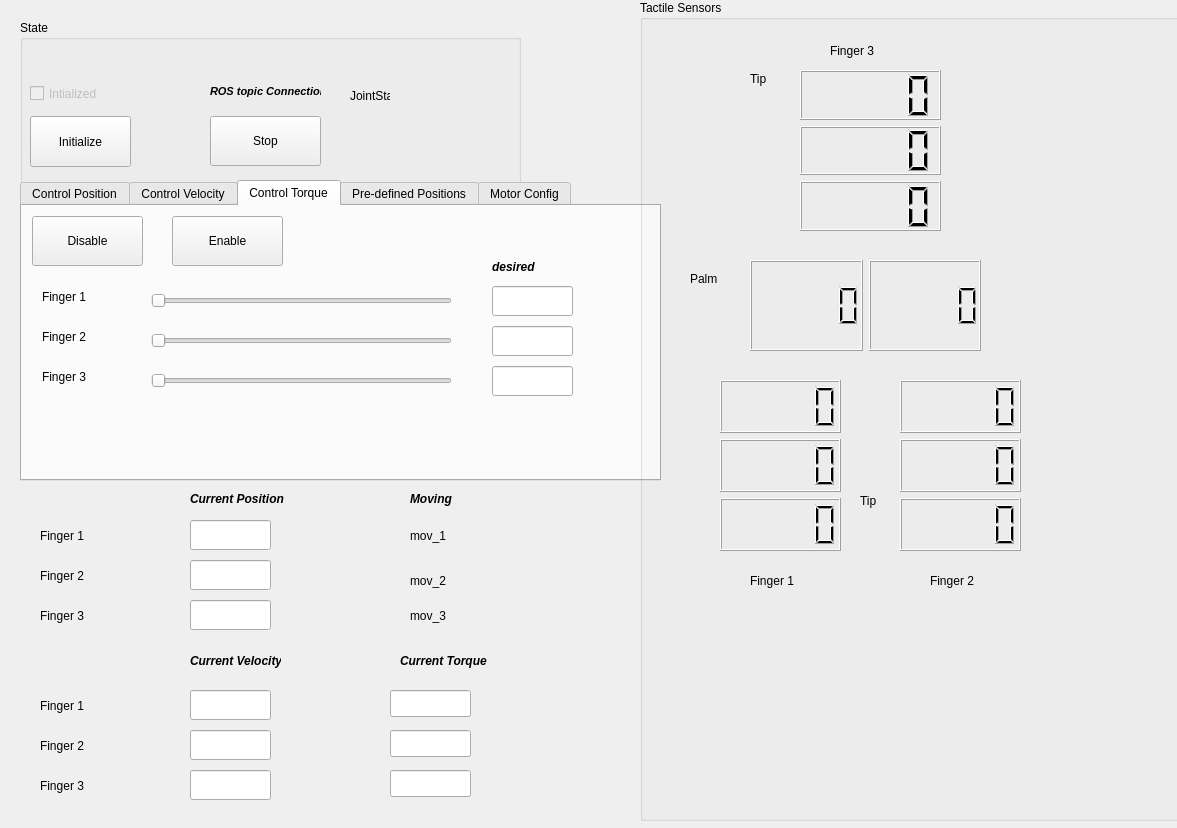
<?xml version="1.0" encoding="UTF-8"?>
<ui version="4.0">
 <class>BHandQWidget</class>
 <widget class="QWidget" name="BHandQWidget">
  <property name="geometry">
   <rect>
    <x>0</x>
    <y>0</y>
    <width>1177</width>
    <height>828</height>
   </rect>
  </property>
  <property name="windowTitle">
   <string/>
  </property>
  <widget class="QGroupBox" name="groupBox">
   <property name="geometry">
    <rect>
     <x>20</x>
     <y>20</y>
     <width>501</width>
     <height>201</height>
    </rect>
   </property>
   <property name="title">
    <string>State</string>
   </property>
   <property name="flat">
    <bool>false</bool>
   </property>
   <widget class="QCheckBox" name="checkBox_hand_initialized">
    <property name="enabled">
     <bool>false</bool>
    </property>
    <property name="geometry">
     <rect>
      <x>10</x>
      <y>60</y>
      <width>111</width>
      <height>27</height>
     </rect>
    </property>
    <property name="text">
     <string>Intialized</string>
    </property>
    <property name="checkable">
     <bool>true</bool>
    </property>
   </widget>
   <widget class="QPushButton" name="pushButtonStart">
    <property name="geometry">
     <rect>
      <x>10</x>
      <y>96</y>
      <width>101</width>
      <height>51</height>
     </rect>
    </property>
    <property name="text">
     <string>Initialize</string>
    </property>
   </widget>
   <widget class="QLabel" name="label_16">
    <property name="geometry">
     <rect>
      <x>190</x>
      <y>60</y>
      <width>111</width>
      <height>22</height>
     </rect>
    </property>
    <property name="font">
     <font>
      <pointsize>8</pointsize>
      <weight>75</weight>
      <italic>true</italic>
      <bold>true</bold>
     </font>
    </property>
    <property name="text">
     <string>ROS topic Connection</string>
    </property>
   </widget>
   <widget class="QLabel" name="qlabel_jointstate_connection">
    <property name="geometry">
     <rect>
      <x>330</x>
      <y>60</y>
      <width>40</width>
      <height>31</height>
     </rect>
    </property>
    <property name="text">
     <string>JointStates</string>
    </property>
   </widget>
   <widget class="QPushButton" name="pushButton_stop">
    <property name="geometry">
     <rect>
      <x>190</x>
      <y>96</y>
      <width>111</width>
      <height>50</height>
     </rect>
    </property>
    <property name="text">
     <string>Stop</string>
    </property>
   </widget>
  </widget>
  <widget class="QTabWidget" name="tabWidgetControlMode">
   <property name="geometry">
    <rect>
     <x>20</x>
     <y>180</y>
     <width>641</width>
     <height>301</height>
    </rect>
   </property>
   <property name="currentIndex">
    <number>2</number>
   </property>
   <widget class="QWidget" name="tab_2">
    <attribute name="title">
     <string>Control Position</string>
    </attribute>
    <widget class="QSlider" name="horizontalSlider_2">
     <property name="geometry">
      <rect>
       <x>129</x>
       <y>120</y>
       <width>301</width>
       <height>29</height>
      </rect>
     </property>
     <property name="orientation">
      <enum>Qt::Horizontal</enum>
     </property>
    </widget>
    <widget class="QLineEdit" name="lineEdit_f1_des_pos">
     <property name="geometry">
      <rect>
       <x>440</x>
       <y>80</y>
       <width>81</width>
       <height>30</height>
      </rect>
     </property>
     <property name="readOnly">
      <bool>true</bool>
     </property>
    </widget>
    <widget class="QSlider" name="horizontalSlider_3">
     <property name="geometry">
      <rect>
       <x>129</x>
       <y>160</y>
       <width>301</width>
       <height>29</height>
      </rect>
     </property>
     <property name="orientation">
      <enum>Qt::Horizontal</enum>
     </property>
    </widget>
    <widget class="QLabel" name="qlabel_set_desired_speed_3">
     <property name="geometry">
      <rect>
       <x>20</x>
       <y>160</y>
       <width>81</width>
       <height>31</height>
      </rect>
     </property>
     <property name="text">
      <string>Finger 3</string>
     </property>
    </widget>
    <widget class="QCheckBox" name="checkBox_position">
     <property name="geometry">
      <rect>
       <x>20</x>
       <y>210</y>
       <width>121</width>
       <height>20</height>
      </rect>
     </property>
     <property name="text">
      <string>Move all</string>
     </property>
    </widget>
    <widget class="QLabel" name="qlabel_set_desired_speed">
     <property name="geometry">
      <rect>
       <x>20</x>
       <y>80</y>
       <width>71</width>
       <height>31</height>
      </rect>
     </property>
     <property name="text">
      <string>Finger 1</string>
     </property>
    </widget>
    <widget class="QSlider" name="horizontalSlider_1">
     <property name="geometry">
      <rect>
       <x>129</x>
       <y>80</y>
       <width>301</width>
       <height>30</height>
      </rect>
     </property>
     <property name="orientation">
      <enum>Qt::Horizontal</enum>
     </property>
    </widget>
    <widget class="QLineEdit" name="lineEdit_f2_des_pos">
     <property name="geometry">
      <rect>
       <x>440</x>
       <y>120</y>
       <width>81</width>
       <height>30</height>
      </rect>
     </property>
     <property name="readOnly">
      <bool>true</bool>
     </property>
    </widget>
    <widget class="QLabel" name="qlabel_set_desired_speed_2">
     <property name="geometry">
      <rect>
       <x>20</x>
       <y>120</y>
       <width>71</width>
       <height>31</height>
      </rect>
     </property>
     <property name="text">
      <string>Finger 2</string>
     </property>
    </widget>
    <widget class="QLineEdit" name="lineEdit_f3_des_pos">
     <property name="geometry">
      <rect>
       <x>440</x>
       <y>160</y>
       <width>81</width>
       <height>30</height>
      </rect>
     </property>
     <property name="readOnly">
      <bool>true</bool>
     </property>
    </widget>
    <widget class="QLabel" name="label_11">
     <property name="geometry">
      <rect>
       <x>440</x>
       <y>50</y>
       <width>61</width>
       <height>21</height>
      </rect>
     </property>
     <property name="font">
      <font>
       <pointsize>9</pointsize>
       <weight>75</weight>
       <italic>true</italic>
       <bold>true</bold>
      </font>
     </property>
     <property name="text">
      <string>desired</string>
     </property>
    </widget>
   </widget>
   <widget class="QWidget" name="tab">
    <attribute name="title">
     <string>Control Velocity</string>
    </attribute>
    <widget class="QLabel" name="qlabel_set_desired_speed_4">
     <property name="geometry">
      <rect>
       <x>20</x>
       <y>80</y>
       <width>71</width>
       <height>31</height>
      </rect>
     </property>
     <property name="text">
      <string>Finger 1</string>
     </property>
    </widget>
    <widget class="QLineEdit" name="lineEdit_f1_des_vel">
     <property name="geometry">
      <rect>
       <x>440</x>
       <y>80</y>
       <width>81</width>
       <height>30</height>
      </rect>
     </property>
     <property name="readOnly">
      <bool>true</bool>
     </property>
    </widget>
    <widget class="QLabel" name="qlabel_set_desired_speed_5">
     <property name="geometry">
      <rect>
       <x>20</x>
       <y>120</y>
       <width>71</width>
       <height>31</height>
      </rect>
     </property>
     <property name="text">
      <string>Finger 2</string>
     </property>
    </widget>
    <widget class="QLabel" name="qlabel_set_desired_speed_6">
     <property name="geometry">
      <rect>
       <x>20</x>
       <y>160</y>
       <width>81</width>
       <height>31</height>
      </rect>
     </property>
     <property name="text">
      <string>Finger 3</string>
     </property>
    </widget>
    <widget class="QSlider" name="horizontalSlider_v_f1">
     <property name="geometry">
      <rect>
       <x>129</x>
       <y>80</y>
       <width>301</width>
       <height>29</height>
      </rect>
     </property>
     <property name="minimum">
      <number>-100</number>
     </property>
     <property name="maximum">
      <number>100</number>
     </property>
     <property name="orientation">
      <enum>Qt::Horizontal</enum>
     </property>
    </widget>
    <widget class="QCheckBox" name="checkBox_moveall_velocity">
     <property name="geometry">
      <rect>
       <x>20</x>
       <y>210</y>
       <width>121</width>
       <height>20</height>
      </rect>
     </property>
     <property name="text">
      <string>Move all</string>
     </property>
    </widget>
    <widget class="QSlider" name="horizontalSlider_v_f3">
     <property name="geometry">
      <rect>
       <x>129</x>
       <y>160</y>
       <width>301</width>
       <height>29</height>
      </rect>
     </property>
     <property name="minimum">
      <number>-100</number>
     </property>
     <property name="maximum">
      <number>100</number>
     </property>
     <property name="orientation">
      <enum>Qt::Horizontal</enum>
     </property>
    </widget>
    <widget class="QLineEdit" name="lineEdit_f3_des_vel">
     <property name="geometry">
      <rect>
       <x>440</x>
       <y>160</y>
       <width>81</width>
       <height>30</height>
      </rect>
     </property>
     <property name="readOnly">
      <bool>true</bool>
     </property>
    </widget>
    <widget class="QSlider" name="horizontalSlider_v_f2">
     <property name="geometry">
      <rect>
       <x>129</x>
       <y>120</y>
       <width>301</width>
       <height>29</height>
      </rect>
     </property>
     <property name="minimum">
      <number>-100</number>
     </property>
     <property name="maximum">
      <number>100</number>
     </property>
     <property name="orientation">
      <enum>Qt::Horizontal</enum>
     </property>
    </widget>
    <widget class="QLineEdit" name="lineEdit_f2_des_vel">
     <property name="geometry">
      <rect>
       <x>440</x>
       <y>120</y>
       <width>81</width>
       <height>30</height>
      </rect>
     </property>
     <property name="readOnly">
      <bool>true</bool>
     </property>
    </widget>
    <widget class="QLabel" name="label_20">
     <property name="geometry">
      <rect>
       <x>440</x>
       <y>50</y>
       <width>81</width>
       <height>22</height>
      </rect>
     </property>
     <property name="font">
      <font>
       <pointsize>9</pointsize>
       <weight>75</weight>
       <italic>true</italic>
       <bold>true</bold>
      </font>
     </property>
     <property name="text">
      <string>desired rads/s</string>
     </property>
    </widget>
   </widget>
   <widget class="QWidget" name="tab_4">
    <attribute name="title">
     <string>Control Torque</string>
    </attribute>
    <widget class="QLabel" name="label_4">
     <property name="geometry">
      <rect>
       <x>20</x>
       <y>80</y>
       <width>90</width>
       <height>21</height>
      </rect>
     </property>
     <property name="text">
      <string>Finger 1</string>
     </property>
    </widget>
    <widget class="QLabel" name="label_5">
     <property name="geometry">
      <rect>
       <x>20</x>
       <y>120</y>
       <width>90</width>
       <height>21</height>
      </rect>
     </property>
     <property name="text">
      <string>Finger 2</string>
     </property>
    </widget>
    <widget class="QLabel" name="label_6">
     <property name="geometry">
      <rect>
       <x>20</x>
       <y>160</y>
       <width>90</width>
       <height>21</height>
      </rect>
     </property>
     <property name="text">
      <string>Finger 3</string>
     </property>
    </widget>
    <widget class="QSlider" name="horizontalSlider_4">
     <property name="geometry">
      <rect>
       <x>129</x>
       <y>80</y>
       <width>301</width>
       <height>30</height>
      </rect>
     </property>
     <property name="orientation">
      <enum>Qt::Horizontal</enum>
     </property>
    </widget>
    <widget class="QSlider" name="horizontalSlider_5">
     <property name="geometry">
      <rect>
       <x>129</x>
       <y>120</y>
       <width>301</width>
       <height>30</height>
      </rect>
     </property>
     <property name="orientation">
      <enum>Qt::Horizontal</enum>
     </property>
    </widget>
    <widget class="QSlider" name="horizontalSlider_6">
     <property name="geometry">
      <rect>
       <x>129</x>
       <y>160</y>
       <width>301</width>
       <height>30</height>
      </rect>
     </property>
     <property name="orientation">
      <enum>Qt::Horizontal</enum>
     </property>
    </widget>
    <widget class="QLabel" name="label_35">
     <property name="geometry">
      <rect>
       <x>470</x>
       <y>50</y>
       <width>101</width>
       <height>22</height>
      </rect>
     </property>
     <property name="font">
      <font>
       <pointsize>9</pointsize>
       <weight>75</weight>
       <italic>true</italic>
       <bold>true</bold>
      </font>
     </property>
     <property name="text">
      <string>desired</string>
     </property>
    </widget>
    <widget class="QLineEdit" name="lineEdit_f1_des_eff">
     <property name="geometry">
      <rect>
       <x>470</x>
       <y>80</y>
       <width>81</width>
       <height>30</height>
      </rect>
     </property>
     <property name="readOnly">
      <bool>true</bool>
     </property>
    </widget>
    <widget class="QLineEdit" name="lineEdit_f2_des_eff">
     <property name="geometry">
      <rect>
       <x>470</x>
       <y>120</y>
       <width>81</width>
       <height>30</height>
      </rect>
     </property>
     <property name="readOnly">
      <bool>true</bool>
     </property>
    </widget>
    <widget class="QLineEdit" name="lineEdit_f3_des_eff">
     <property name="geometry">
      <rect>
       <x>470</x>
       <y>160</y>
       <width>81</width>
       <height>30</height>
      </rect>
     </property>
     <property name="readOnly">
      <bool>true</bool>
     </property>
    </widget>
    <widget class="QPushButton" name="pushButton_disable">
     <property name="geometry">
      <rect>
       <x>10</x>
       <y>10</y>
       <width>111</width>
       <height>50</height>
      </rect>
     </property>
     <property name="text">
      <string>Disable</string>
     </property>
    </widget>
    <widget class="QPushButton" name="pushButton_disable_">
     <property name="geometry">
      <rect>
       <x>150</x>
       <y>10</y>
       <width>111</width>
       <height>50</height>
      </rect>
     </property>
     <property name="text">
      <string>Enable</string>
     </property>
    </widget>
   </widget>
   <widget class="QWidget" name="tab_3">
    <attribute name="title">
     <string>Pre-defined Positions</string>
    </attribute>
    <widget class="QPushButton" name="pushButton_open">
     <property name="geometry">
      <rect>
       <x>20</x>
       <y>170</y>
       <width>131</width>
       <height>50</height>
      </rect>
     </property>
     <property name="text">
      <string>Open</string>
     </property>
    </widget>
    <widget class="QPushButton" name="pushButton_grab">
     <property name="geometry">
      <rect>
       <x>20</x>
       <y>50</y>
       <width>131</width>
       <height>50</height>
      </rect>
     </property>
     <property name="text">
      <string>Grab</string>
     </property>
    </widget>
    <widget class="QPushButton" name="pushButton_squeeze">
     <property name="geometry">
      <rect>
       <x>190</x>
       <y>170</y>
       <width>131</width>
       <height>50</height>
      </rect>
     </property>
     <property name="text">
      <string>Squeeze</string>
     </property>
    </widget>
    <widget class="QPushButton" name="pushButton_point">
     <property name="geometry">
      <rect>
       <x>190</x>
       <y>50</y>
       <width>131</width>
       <height>50</height>
      </rect>
     </property>
     <property name="text">
      <string>Point</string>
     </property>
    </widget>
   </widget>
   <widget class="QWidget" name="tab_5">
    <attribute name="title">
     <string>Motor Config</string>
    </attribute>
    <widget class="QLineEdit" name="lineEdit_5">
     <property name="geometry">
      <rect>
       <x>340</x>
       <y>60</y>
       <width>101</width>
       <height>27</height>
      </rect>
     </property>
     <property name="readOnly">
      <bool>true</bool>
     </property>
    </widget>
    <widget class="QLineEdit" name="lineEdit_6">
     <property name="geometry">
      <rect>
       <x>340</x>
       <y>120</y>
       <width>101</width>
       <height>27</height>
      </rect>
     </property>
     <property name="readOnly">
      <bool>true</bool>
     </property>
    </widget>
    <widget class="QLineEdit" name="lineEdit_7">
     <property name="geometry">
      <rect>
       <x>340</x>
       <y>180</y>
       <width>101</width>
       <height>27</height>
      </rect>
     </property>
     <property name="readOnly">
      <bool>true</bool>
     </property>
    </widget>
    <widget class="QLabel" name="label_23">
     <property name="geometry">
      <rect>
       <x>340</x>
       <y>20</y>
       <width>101</width>
       <height>18</height>
      </rect>
     </property>
     <property name="font">
      <font>
       <pointsize>9</pointsize>
       <weight>75</weight>
       <italic>true</italic>
       <bold>true</bold>
      </font>
     </property>
     <property name="text">
      <string>Temperature</string>
     </property>
    </widget>
    <widget class="QLabel" name="label_32">
     <property name="geometry">
      <rect>
       <x>30</x>
       <y>60</y>
       <width>90</width>
       <height>21</height>
      </rect>
     </property>
     <property name="text">
      <string>Motor 1</string>
     </property>
    </widget>
    <widget class="QLabel" name="label_33">
     <property name="geometry">
      <rect>
       <x>30</x>
       <y>120</y>
       <width>90</width>
       <height>21</height>
      </rect>
     </property>
     <property name="text">
      <string>Motor 2</string>
     </property>
    </widget>
    <widget class="QLabel" name="label_34">
     <property name="geometry">
      <rect>
       <x>30</x>
       <y>180</y>
       <width>90</width>
       <height>21</height>
      </rect>
     </property>
     <property name="text">
      <string>Motor 3</string>
     </property>
    </widget>
    <widget class="QLineEdit" name="lineEdit_11">
     <property name="geometry">
      <rect>
       <x>180</x>
       <y>60</y>
       <width>101</width>
       <height>27</height>
      </rect>
     </property>
     <property name="readOnly">
      <bool>true</bool>
     </property>
    </widget>
    <widget class="QLineEdit" name="lineEdit_10">
     <property name="geometry">
      <rect>
       <x>180</x>
       <y>120</y>
       <width>101</width>
       <height>27</height>
      </rect>
     </property>
     <property name="readOnly">
      <bool>true</bool>
     </property>
    </widget>
    <widget class="QLineEdit" name="lineEdit_3">
     <property name="enabled">
      <bool>true</bool>
     </property>
     <property name="geometry">
      <rect>
       <x>180</x>
       <y>180</y>
       <width>101</width>
       <height>27</height>
      </rect>
     </property>
     <property name="readOnly">
      <bool>true</bool>
     </property>
    </widget>
    <widget class="QLabel" name="label_36">
     <property name="geometry">
      <rect>
       <x>180</x>
       <y>20</y>
       <width>101</width>
       <height>18</height>
      </rect>
     </property>
     <property name="font">
      <font>
       <pointsize>9</pointsize>
       <weight>75</weight>
       <italic>true</italic>
       <bold>true</bold>
      </font>
     </property>
     <property name="text">
      <string>Voltage</string>
     </property>
    </widget>
   </widget>
  </widget>
  <widget class="QGroupBox" name="groupBox_3">
   <property name="geometry">
    <rect>
     <x>640</x>
     <y>0</y>
     <width>651</width>
     <height>821</height>
    </rect>
   </property>
   <property name="title">
    <string>Tactile Sensors</string>
   </property>
   <widget class="QWidget" name="gridLayoutWidget">
    <property name="geometry">
     <rect>
      <x>80</x>
      <y>380</y>
      <width>121</width>
      <height>171</height>
     </rect>
    </property>
    <layout class="QGridLayout" name="gridLayout">
     <item row="4" column="1">
      <widget class="QLCDNumber" name="lcdNumber13"/>
     </item>
     <item row="3" column="1">
      <widget class="QLCDNumber" name="lcdNumber14"/>
     </item>
     <item row="2" column="1">
      <widget class="QLCDNumber" name="lcdNumber15">
       <property name="mouseTracking">
        <bool>false</bool>
       </property>
       <property name="focusPolicy">
        <enum>Qt::NoFocus</enum>
       </property>
       <property name="contextMenuPolicy">
        <enum>Qt::DefaultContextMenu</enum>
       </property>
      </widget>
     </item>
    </layout>
   </widget>
   <widget class="QLabel" name="label_7">
    <property name="geometry">
     <rect>
      <x>110</x>
      <y>570</y>
      <width>61</width>
      <height>21</height>
     </rect>
    </property>
    <property name="text">
     <string>Finger 1</string>
    </property>
   </widget>
   <widget class="QLabel" name="label_8">
    <property name="geometry">
     <rect>
      <x>290</x>
      <y>570</y>
      <width>66</width>
      <height>21</height>
     </rect>
    </property>
    <property name="text">
     <string>Finger 2</string>
    </property>
   </widget>
   <widget class="QLabel" name="label_9">
    <property name="geometry">
     <rect>
      <x>190</x>
      <y>40</y>
      <width>66</width>
      <height>21</height>
     </rect>
    </property>
    <property name="text">
     <string>Finger 3</string>
    </property>
   </widget>
   <widget class="QWidget" name="gridLayoutWidget_2">
    <property name="geometry">
     <rect>
      <x>260</x>
      <y>380</y>
      <width>121</width>
      <height>171</height>
     </rect>
    </property>
    <layout class="QGridLayout" name="gridLayout_2">
     <item row="4" column="1">
      <widget class="QLCDNumber" name="lcdNumber8"/>
     </item>
     <item row="3" column="1">
      <widget class="QLCDNumber" name="lcdNumber9"/>
     </item>
     <item row="2" column="1">
      <widget class="QLCDNumber" name="lcdNumber10"/>
     </item>
    </layout>
   </widget>
   <widget class="QWidget" name="gridLayoutWidget_3">
    <property name="geometry">
     <rect>
      <x>160</x>
      <y>70</y>
      <width>141</width>
      <height>161</height>
     </rect>
    </property>
    <layout class="QGridLayout" name="gridLayout_3">
     <item row="4" column="1">
      <widget class="QLCDNumber" name="lcdNumber16"/>
     </item>
     <item row="3" column="1">
      <widget class="QLCDNumber" name="lcdNumber17"/>
     </item>
     <item row="2" column="1">
      <widget class="QLCDNumber" name="lcdNumber18"/>
     </item>
    </layout>
   </widget>
   <widget class="QWidget" name="gridLayoutWidget_4">
    <property name="geometry">
     <rect>
      <x>110</x>
      <y>260</y>
      <width>231</width>
      <height>91</height>
     </rect>
    </property>
    <layout class="QGridLayout" name="gridLayout_4">
     <item row="2" column="2">
      <widget class="QLCDNumber" name="lcdNumber1_6">
       <property name="minimumSize">
        <size>
         <width>0</width>
         <height>0</height>
        </size>
       </property>
      </widget>
     </item>
     <item row="2" column="1">
      <widget class="QLCDNumber" name="lcdNumber2_6"/>
     </item>
    </layout>
   </widget>
   <widget class="QLabel" name="label_10">
    <property name="geometry">
     <rect>
      <x>50</x>
      <y>270</y>
      <width>40</width>
      <height>17</height>
     </rect>
    </property>
    <property name="text">
     <string>Palm</string>
    </property>
   </widget>
   <widget class="QLabel" name="label_4">
    <property name="geometry">
     <rect>
      <x>220</x>
      <y>490</y>
      <width>31</width>
      <height>21</height>
     </rect>
    </property>
    <property name="text">
     <string>Tip</string>
    </property>
   </widget>
   <widget class="QLabel" name="label_5">
    <property name="geometry">
     <rect>
      <x>110</x>
      <y>70</y>
      <width>31</width>
      <height>17</height>
     </rect>
    </property>
    <property name="text">
     <string>Tip</string>
    </property>
   </widget>
  </widget>
  <widget class="QLineEdit" name="lineEdit_f1_read_pos">
   <property name="geometry">
    <rect>
     <x>190</x>
     <y>520</y>
     <width>81</width>
     <height>30</height>
    </rect>
   </property>
   <property name="readOnly">
    <bool>true</bool>
   </property>
  </widget>
  <widget class="QLineEdit" name="lineEdit_f2_read_pos">
   <property name="geometry">
    <rect>
     <x>190</x>
     <y>560</y>
     <width>81</width>
     <height>30</height>
    </rect>
   </property>
   <property name="readOnly">
    <bool>true</bool>
   </property>
  </widget>
  <widget class="QLineEdit" name="lineEdit_f3_read_pos">
   <property name="geometry">
    <rect>
     <x>190</x>
     <y>600</y>
     <width>81</width>
     <height>30</height>
    </rect>
   </property>
   <property name="readOnly">
    <bool>true</bool>
   </property>
  </widget>
  <widget class="QLabel" name="label_22">
   <property name="geometry">
    <rect>
     <x>190</x>
     <y>490</y>
     <width>101</width>
     <height>18</height>
    </rect>
   </property>
   <property name="font">
    <font>
     <pointsize>9</pointsize>
     <weight>75</weight>
     <italic>true</italic>
     <bold>true</bold>
    </font>
   </property>
   <property name="text">
    <string>Current Position</string>
   </property>
  </widget>
  <widget class="QLabel" name="qlabel_set_desired_speed_7">
   <property name="geometry">
    <rect>
     <x>40</x>
     <y>520</y>
     <width>71</width>
     <height>31</height>
    </rect>
   </property>
   <property name="text">
    <string>Finger 1</string>
   </property>
  </widget>
  <widget class="QLabel" name="qlabel_set_desired_speed_8">
   <property name="geometry">
    <rect>
     <x>40</x>
     <y>560</y>
     <width>71</width>
     <height>31</height>
    </rect>
   </property>
   <property name="text">
    <string>Finger 2</string>
   </property>
  </widget>
  <widget class="QLabel" name="qlabel_set_desired_speed_9">
   <property name="geometry">
    <rect>
     <x>40</x>
     <y>600</y>
     <width>81</width>
     <height>31</height>
    </rect>
   </property>
   <property name="text">
    <string>Finger 3</string>
   </property>
  </widget>
  <widget class="QLabel" name="label_31">
   <property name="geometry">
    <rect>
     <x>410</x>
     <y>490</y>
     <width>101</width>
     <height>18</height>
    </rect>
   </property>
   <property name="font">
    <font>
     <pointsize>9</pointsize>
     <weight>75</weight>
     <italic>true</italic>
     <bold>true</bold>
    </font>
   </property>
   <property name="text">
    <string>Moving</string>
   </property>
  </widget>
  <widget class="QLabel" name="qlabel_moving_connection_2">
   <property name="geometry">
    <rect>
     <x>410</x>
     <y>520</y>
     <width>40</width>
     <height>31</height>
    </rect>
   </property>
   <property name="text">
    <string>mov_1</string>
   </property>
  </widget>
  <widget class="QLabel" name="qlabel_moving_connection_3">
   <property name="geometry">
    <rect>
     <x>410</x>
     <y>560</y>
     <width>40</width>
     <height>41</height>
    </rect>
   </property>
   <property name="text">
    <string>mov_2</string>
   </property>
  </widget>
  <widget class="QLabel" name="qlabel_moving_connection_4">
   <property name="geometry">
    <rect>
     <x>410</x>
     <y>600</y>
     <width>40</width>
     <height>31</height>
    </rect>
   </property>
   <property name="text">
    <string>mov_3</string>
   </property>
  </widget>
  <widget class="QLabel" name="label_14">
   <property name="geometry">
    <rect>
     <x>190</x>
     <y>650</y>
     <width>91</width>
     <height>22</height>
    </rect>
   </property>
   <property name="font">
    <font>
     <pointsize>9</pointsize>
     <weight>75</weight>
     <italic>true</italic>
     <bold>true</bold>
    </font>
   </property>
   <property name="text">
    <string>Current Velocity</string>
   </property>
  </widget>
  <widget class="QLineEdit" name="lineEdit_f1_read_v_2">
   <property name="geometry">
    <rect>
     <x>190</x>
     <y>690</y>
     <width>81</width>
     <height>30</height>
    </rect>
   </property>
   <property name="readOnly">
    <bool>true</bool>
   </property>
  </widget>
  <widget class="QLineEdit" name="lineEdit_f2_read_v_2">
   <property name="geometry">
    <rect>
     <x>190</x>
     <y>730</y>
     <width>81</width>
     <height>30</height>
    </rect>
   </property>
   <property name="readOnly">
    <bool>true</bool>
   </property>
  </widget>
  <widget class="QLineEdit" name="lineEdit_f3_read_v_2">
   <property name="geometry">
    <rect>
     <x>190</x>
     <y>770</y>
     <width>81</width>
     <height>30</height>
    </rect>
   </property>
   <property name="readOnly">
    <bool>true</bool>
   </property>
  </widget>
  <widget class="QLabel" name="qlabel_set_desired_speed_16">
   <property name="geometry">
    <rect>
     <x>40</x>
     <y>690</y>
     <width>71</width>
     <height>31</height>
    </rect>
   </property>
   <property name="text">
    <string>Finger 1</string>
   </property>
  </widget>
  <widget class="QLabel" name="qlabel_set_desired_speed_17">
   <property name="geometry">
    <rect>
     <x>40</x>
     <y>730</y>
     <width>71</width>
     <height>31</height>
    </rect>
   </property>
   <property name="text">
    <string>Finger 2</string>
   </property>
  </widget>
  <widget class="QLabel" name="qlabel_set_desired_speed_18">
   <property name="geometry">
    <rect>
     <x>40</x>
     <y>770</y>
     <width>81</width>
     <height>31</height>
    </rect>
   </property>
   <property name="text">
    <string>Finger 3</string>
   </property>
  </widget>
  <widget class="QLabel" name="label_21">
   <property name="geometry">
    <rect>
     <x>400</x>
     <y>650</y>
     <width>101</width>
     <height>22</height>
    </rect>
   </property>
   <property name="font">
    <font>
     <pointsize>9</pointsize>
     <weight>75</weight>
     <italic>true</italic>
     <bold>true</bold>
    </font>
   </property>
   <property name="text">
    <string>Current Torque</string>
   </property>
  </widget>
  <widget class="QLineEdit" name="lineEdit_9">
   <property name="geometry">
    <rect>
     <x>390</x>
     <y>690</y>
     <width>81</width>
     <height>27</height>
    </rect>
   </property>
   <property name="readOnly">
    <bool>true</bool>
   </property>
  </widget>
  <widget class="QLineEdit" name="lineEdit_8">
   <property name="geometry">
    <rect>
     <x>390</x>
     <y>730</y>
     <width>81</width>
     <height>27</height>
    </rect>
   </property>
   <property name="readOnly">
    <bool>true</bool>
   </property>
  </widget>
  <widget class="QLineEdit" name="lineEdit_2">
   <property name="enabled">
    <bool>true</bool>
   </property>
   <property name="geometry">
    <rect>
     <x>390</x>
     <y>770</y>
     <width>81</width>
     <height>27</height>
    </rect>
   </property>
   <property name="readOnly">
    <bool>true</bool>
   </property>
  </widget>
 </widget>
 <resources/>
 <connections/>
</ui>
